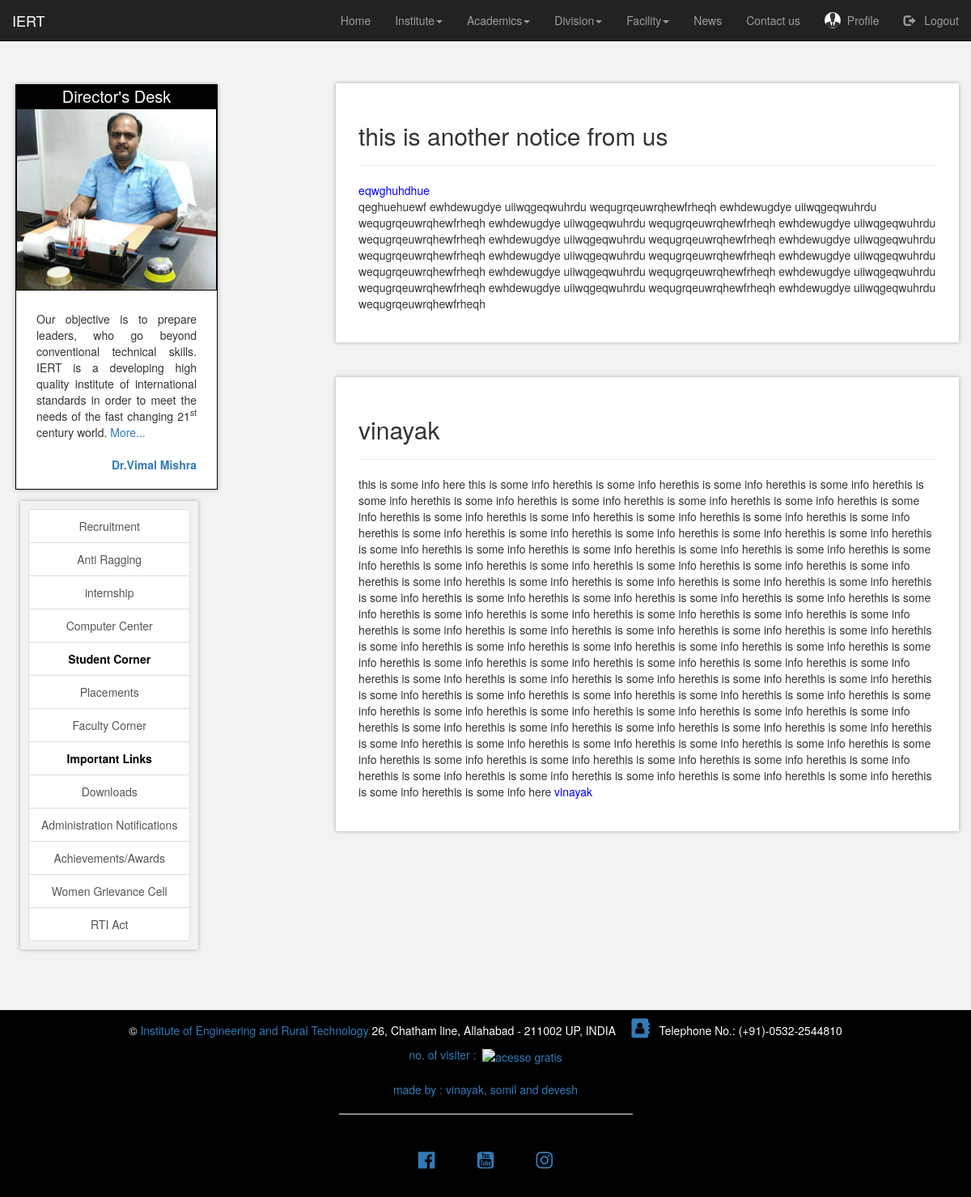
Screenshot of /extra_links/notice_board (signed in) with the database file from the repository.
### user/models.py (models this page shows, shortened)
class Profile(models.Model):
    user = models.OneToOneField(User, on_delete=models.CASCADE)
    image = models.ImageField(default='profile_pics/default.jpg', upload_to='profile_pics')

### extra_links/models.py (models this page shows, shortened)
class notice_board(models.Model):
    topic=models.CharField(max_length=300)
    branch=models.CharField(max_length=100, choices=[
                     ('Computer Science & Engineering', 'Computer Science & Engineering'),
                     ('Electronic Engineering', 'Electronic Engineering'),
                     ('Industrial & Production Engineering', 'Industrial & Production Engineering'),
                     ('Electrical Engineering', 'Electrical Engineering'),
                     ('Civil Engineering','Civil Engineering'),
                     ('Mechanical Engineering', 'Mechanical Engineering'),
                     ('Instrumentation and Control Engineering', 'Instrumentation and Control Engineering'),
                     ('Applied Science and Humanity', 'Applied Science and Humanity'),
                     ('Management', 'Management'),
                    ])
    date=models.DateTimeField()
    info=models.TextField()

### extra_links/views.py (the view)
# urls.py: path('notice_board',views.notice_board_view,name='notice'),
def notice_board_view(request):
    nb=notice_board.objects.order_by('-date')
    page_details={
                   "nb":nb,
                   "title":"Notice Board"
    }
    return render(request,"extra_links/notice_board.html",page_details)

### extra_links/templates/extra_links/notice_board.html (shortened to what this page needs)
{% extends "home/index.html" %}
{% block start %}
<div class="col-md-8">
  {% for i in nb %}
<div class="rest" style="padding:3%;">
  <h2>{{i.topic}}</h2>
  <hr/>
  <p>{{i.info|safe}}</p>
</div>
<br/>
  {% endfor %}
</div>
{% endblock %}

### home/templates/home/index.html (shortened to what this page needs)
{% load static %}
{% load pwa %}
<!DOCTYPE html>
<html lang="en">
<head>
  <link rel="stylesheet" href="https://maxcdn.bootstrapcdn.com/bootstrap/3.3.7/css/bootstrap.min.css" />
    <link rel="stylesheet" href="https://cdnjs.cloudflare.com/ajax/libs/jquery-datetimepicker/2.5.20/jquery.datetimepicker.min.css" />
  <link rel="stylesheet" href="https://cdnjs.cloudflare.com/ajax/libs/font-awesome/4.7.0/css/font-awesome.min.css">
   <link rel="stylesheet" type="text/css" href="{% static "index.css" %}" />
</head>
<body class="container-fluid">
  <header class="row">
    <nav class="navbar navbar-inverse navbar-fixed-top">
      <div class="container-fluid">
        <div class="navbar-header">
          <a class="navbar-brand" class="styleheader" href="{% url "index" %}">IERT</a>
        </div>
        <div class="collapse navbar-collapse" id="mainNavBar">
          <ul class="nav navbar-nav navbar-right">
            <li ><a href="{% url "index" %}">Home</a></li>
            <li class="dropdown"><a class="dropdown-toggle" data-toggle="dropdown" href="#">Institute<span class="caret"></span></a>
            </li>
            <li class="dropdown"><a class="dropdown-toggle" data-toggle="dropdown" href="#">Academics<span class="caret"></span></a>
            </li>
            <li class="dropdown"><a class="dropdown-toggle" data-toggle="dropdown" href="#">Division<span class="caret"></span></a>
            </li>
            <li class="dropdown"><a class="dropdown-toggle" data-toggle="dropdown" href="#">Facility<span class="caret"></span></a>
            </li>
          </ul>
          <li><a href="{% url "news" %}">News</a></li>
          <li><a href="{% url "contact_us" %}">Contact us</a></li>
            {% if user.is_authenticated %}
            <li><a href="{% url "profile" %}"><img src="{{user.profile.image.url}}" style="height: 2rem; float: left;" class="img-responsive img-circle"/> &nbsp; Profile</a></li>
            <li><a href="{% url "logout" %}"><span class="glyphicon glyphicon-log-out"></span> &nbsp; Logout</a></li>
            {% else %}
            <li><a href="{% url "register" %}"><span class="glyphicon glyphicon-user"></span> &nbsp; Sign up</a></li>
            <li><a href="{% url "login" %}"><span class="glyphicon glyphicon-log-in"></span> &nbsp; Log in</a></li>
            {% endif %}
        </div>
      </div>
    </nav>
  </header>
  <div  id="contents" >
  <br/>
  <br/>
  <br/>
  <br/>
  {% block side %}
  <div class="row" class="margin-top:-7rem;">
    <div class="col-md-4">
      <br />
      <div class="dir">
        <div style="background: black;font-size: 20px; text-align: center;color:white; ">Director's Desk</div>
        <a target="_blank" href="https://www.iert.ac.in/img/director.jpg">
          <img src="{% static "home/img/director.jpg" %}" alt="image not found" width="300" height="200" class="img-responsive">
        </a>
        <div class="desc">
          <div style="text-align: justify; padding: 10px;">
            Our objective is to prepare leaders, who go beyond conventional
            technical skills. IERT is a developing high quality institute of
            international standards in order to meet the needs of the fast changing
            21<sup>st</sup> century world. <a href="{% url "desk" %}"> More...</a>
            <br />
            <br />
            <div style="float: right;">
              <a href="{% url "director" %}"><b>&nbsp;Dr.Vimal Mishra</b></a>
              <br />
              <br />
            </div>
          </div>
        </div>
      </div>
      <div class="sidebar" style="float:inherit; box-shadow: 0 0 5px rgba(0,0,0,0.3); text-align: center; color:black; padding: 10px; margin: 10px">
        <a class="list-group-item list-group-item-action" href="{% url 'recruitment' %}">Recruitment </a>
        <a class="list-group-item list-group-item-action" href="{% url 'anti_ragging' %}">Anti Ragging</a>
        <a class="list-group-item list-group-item-action" href="{% url 'internship' %}">internship</a>
        <a class="list-group-item list-group-item-action" href="{% url 'computer_center' %}">Computer Center</a>
        <details>
          <summary class="list-group-item list-group-item-action"><b>Student Corner</b></summary>
        </details>
        <a class="list-group-item list-group-item-action" href="{% url "placement" %}">Placements</a>
        <a class="list-group-item list-group-item-action" href="{% url "faculty" %}">Faculty Corner</a>
        <details>
          <summary class="list-group-item list-group-item-action"><b>Important Links</b></summary>
        </details>
        <a class="list-group-item list-group-item-action" href="{% url "download" %}">Downloads</a>
        <a class="list-group-item list-group-item-action " href="#">Administration Notifications</a>
        <a class="list-group-item list-group-item-action" href="{% url "Achievements" %}">Achievements/Awards</a>
        <a class="list-group-item list-group-item-action" href="{% url "Women_Grievance_Cell" %}">Women Grievance Cell</a>
        <a class="list-group-item list-group-item-action" href="{% url "rti" %}">RTI Act</a>
      </div>
    </div>
    <br/>
    {% endblock %}
    <div class="mobile_margin" style="margin-top: -4rem;">
    {% block start %}{% endblock %}
  </div>
  </div>
  </div>
  <footer class="row" style="margin-top: 5%; margin-bottom: 0; position: relative; bottom: 0;">
    <div class="row mt-4" style="color:white;background-color:black;text-align:center;padding:10px;margin-top:7px;font-size:1.4rem;">
      <p>&copy;<a href="#"> Institute of Engineering and Rural Technology</a> 26, Chatham line, Allahabad - 211002 UP, INDIA &nbsp;&nbsp;&nbsp; <a href="{% url "contact_us" %}"><i class="fa fa-address-book" style="font-size:24px"></i></a>&nbsp;&nbsp; Telephone No.:
        (+91)-0532-2544810</p>
      <div align=center><a href='#'>no. of visiter :&nbsp;&nbsp;<img src='https://www.counter12.com/img-y0ww8WAbZbzWbZCc-50.gif' border='0' alt='acesso gratis'></a>
        <br/>
        <br/>
        <a href="{% url "internship" %}" > made by : vinayak, somil and devesh</a>
      </div>
      <hr width="30%" align="center"/>
      <a href="#"><i class="fa fa-facebook-official" style="font-size:24px; margin: 2%;"></i></a>
      <a href="#"><i class="fa fa-youtube-square" style="font-size:24px; margin: 2%;"></i></a>
      <a href="#"><i class="fa fa-instagram" style="font-size:24px; margin: 2%;"></i></a>
    </div>
  </footer>
</body>
</html>

### home/static/index.css (style rules this page uses)
body { background-color: #f2f2f2; overflow-x: hidden; }
div .dir { margin: 4px; border: 1px solid black; float: left; background: #f2f2f2; box-shadow: 0 0 5px rgba(0, 0, 0, 0.3); width: 250px; background: white; display: block; }
div .dir img { width: 100%; border: 1px solid black; height: auto; }
div .desc { padding: 15px; text-align: center; }
.rest { background: white; border: solid 5px white; box-shadow: 0 0 5px rgba(0, 0, 0, 0.3); cursor: pointer; overflow: hidden; margin-top: 3%; }
.rest a { color: black; text-align: center; text-decoration: none; }

### home/templates/home/index.html (style rules this page uses)
body { overflow-x: hidden; }

### extra_links/templates/extra_links/notice_board.html (style rules this page uses)
.rest a { color:blue; }

### rows the page displays
notice_board: topic "this is another notice from us", info "eqwghuhdhue qeghuehuewf ewhdewugdye uiiwqgeqwuhrdu wequgrqeuwrqhewfrheqh ewhdewugdye uiiwqgeqwuhrdu wequgrqeuwrqhewfrheqh ewhdewugdye uiiwqgeqwuhrdu wequgrqeuwrqhewfrheqh ewhdewugdye uiiwqgeqwuhrdu wequgrqeuwrqhewfrheqh ewhdewugdye uiiwqgeqwuhrdu wequgrqeuwrqhewfrheqh ewhdewugdye uiiwqgeqwuhrdu wequgrqeuwrqhewfrheqh ewhdewugdye uiiwqgeqwuhrdu wequgrqeuwrqhewfrheqh ewhdewugdye uiiwqgeqwuhrdu wequgrqeuwrqhewfrheqh ewhdewugdye uiiwqgeqwuhrdu wequgrqeuwrqhewfrheqh ewhdewugdye uiiwqgeqwuhrdu wequgrqeuwrqhewfrheqh ewhdewugdye uiiwqgeqwuhrdu wequgrqeuwrqhewfrheqh ewhdewugdye uiiwqgeqwuhrdu wequgrqeuwrqhewfrheqh"
notice_board: topic "vinayak", info "this is some info here this is some info herethis is some info herethis is some info herethis is some info herethis is some info herethis is some info herethis is some info herethis is some info herethis is some info herethis is some info herethis is some info herethis is some info herethis is some info herethis is some info herethis is some info herethis is some info herethis is some info herethis is some info herethis is some info herethis is some info herethis is some info herethis is some info herethis is some info herethis is some info herethis is some info herethis is some info herethis is some info herethis is some info herethis is some info herethis is some info herethis is some…"
